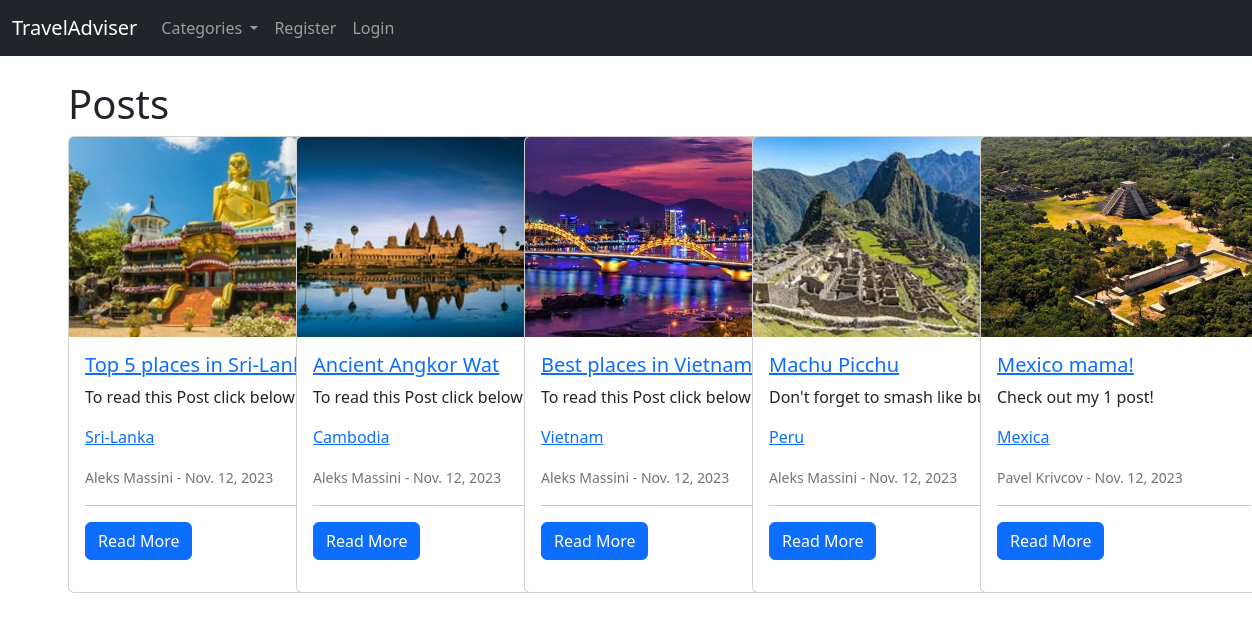
/, run on an earlier commit of the app's database.
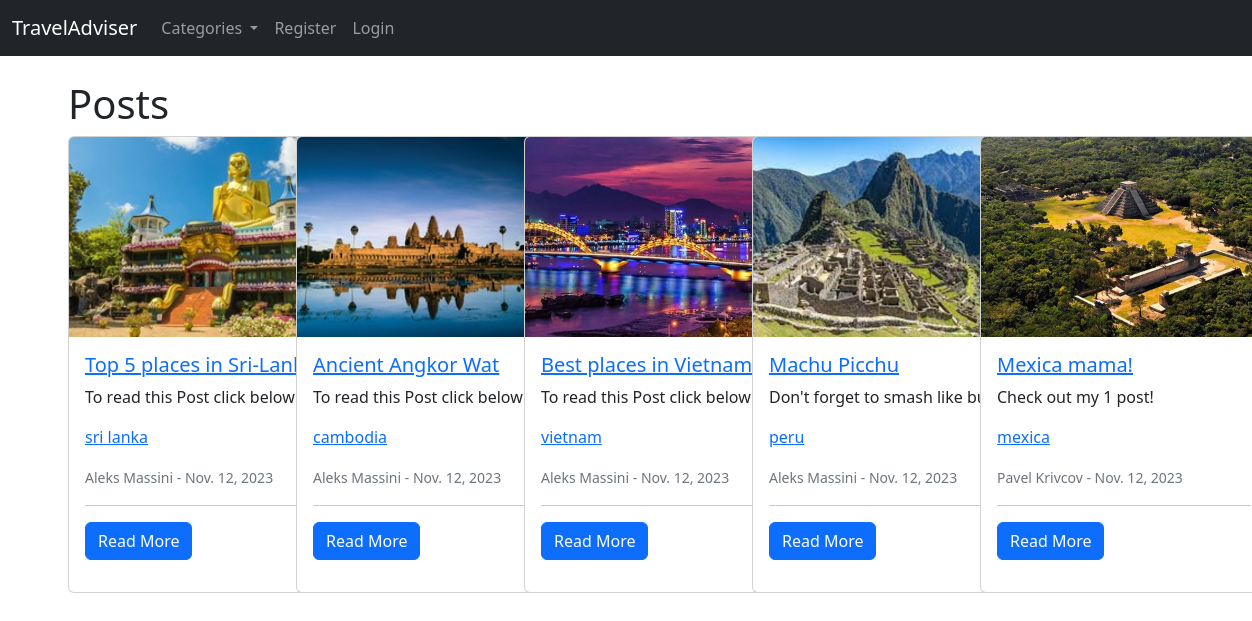
And on a later commit of the database.
### theblog/models.py (models this page shows, shortened)
class Post(models.Model):
    title = models.CharField(max_length=255)
    header_image = models.ImageField(null=True, blank=True, upload_to='images/content')
    title_tag = models.CharField(max_length=255)
    author = models.ForeignKey(User, on_delete=models.CASCADE)
    body = RichTextField(blank=True, null=True)
    post_date = models.DateField(auto_now_add=True)
    category = models.CharField(max_length=255, default='Vietnam')
    likes = models.ManyToManyField(User, related_name='blog_posts')
    snippet = models.CharField(max_length=255)

### theblog/views.py (the view)
# urls.py: path('', HomeView.as_view(), name='home'),
class HomeView(ListView):
    model = Post
    template_name = 'home.html'
    ordering = ['-post_date']
    def get_context_data(self, *args, **kwargs):
        cat_menu = Category.objects.all()
        context = super(HomeView, self).get_context_data(*args, **kwargs)
        context['cat_menu'] = cat_menu
        return context

### theblog/models.py (called while the page is built)
    def __str__(self):
        return self.name

### theblog/templates/home.html (shortened to what this page needs)
{% extends 'base.html' %}
{% load static %}
{% block content %}
  <h1>Posts</h1>
  <div class="row row-cols-1 row-cols-sm-2 row-cols-md-3 row-cols-lg-4 row-cols-xl-5 g-10">
    {% for post in object_list %}
      <div class="col">
        <div class="card" style="width: 18rem;">
          {% if post.header_image %}
            <img src="{{ post.header_image.url }}" class="card-img-top mx-auto d-block img-fluid" alt="{{ post.title }}" style="width: 300px; height: 200px; object-fit: cover;">
          {% else %}
            <img src="{% static 'theblog/images/empty-photo.jpg' %}" class="card-img-top mx-auto d-block img-fluid" alt="Default Image" style="width: 300px; height: 200px; object-fit: cover;">
          {% endif %}
          <div class="card-body">
            <h5 class="card-title">
              <a href="{% url 'article-detail' post.pk %}">{{ post.title }}</a>
            </h5>
            <p class="card-text">{{ post.snippet }}</p>
            <p class="card-text">
              <a href="{% url 'category' post.category|slugify %}">{{ post.category }}</a>
            </p>
            <small class="text-muted">
              {{ post.author.first_name }} {{ post.author.last_name }} - {{ post.post_date }}
            </small>
            <p><hr>
              <a href="{% url 'article-detail' post.pk %}" class="btn btn-primary">Read More</a>
            </p>
          </div>
        </div>
      </div>
    {% endfor %}
  </div>
{% endblock %}

### theblog/templates/base.html (shortened to what this page needs)
<!doctype html>
<html lang="en">
<head>
    <link href="https://cdn.jsdelivr.net/npm/bootstrap@5.2.3/dist/css/bootstrap.min.css" rel="stylesheet">
</head>
<body>
    <nav class="navbar navbar-expand-lg navbar-dark bg-dark">
        <div class="container-fluid">
            <a class="navbar-brand" href="{% url 'home' %}">TravelAdviser</a>
            <div class="collapse navbar-collapse" id="navbarSupportedContent">
                <ul class="navbar-nav me-auto mb-2 mb-lg-0">
                    {% if cat_menu %}
                        <li class="nav-item dropdown">
                            <a class="nav-link dropdown-toggle" href="#" role="button" data-bs-toggle="dropdown" aria-expanded="false">
                                Categories
                            </a>
                        </li>
                    {% else %}
                        <li class="nav-item">
                            <a class="nav-link" href="{% url 'category-list' %}">Categories</a>
                        </li>
                    {% endif %}
                    {% if user.is_authenticated %}
                        <li class="nav-item">
                            <a class="nav-link" href="{% url 'add_post' %}">Add Post</a>
                        </li>
                        <li class="nav-item">
                            <a class="nav-link" href="{% url 'add_category' %}">Add Category</a>
                        </li>
                    {% else %}
                        <li class="nav-item">
                            <a class="nav-link" href="{% url 'register' %}">Register</a>
                        </li>
                        <li class="nav-item">
                            <a class="nav-link" href="{% url 'login' %}">Login</a>
                        </li>
                    {% endif %}
                </ul>
            </div>
        </div>
    </nav>
    <br/>
    <div class="container">
        {% block content %}
        {% endblock %}
    </div>
</body>
</html>

What changed in the data, as far as the page shows it:
changed Post "Top 5 places in Sri-Lanka": category "Sri-Lanka" → "sri lanka"
changed Post "Ancient Angkor Wat": category "Cambodia" → "cambodia"
changed Post "Best places in Vietnam": category "Vietnam" → "vietnam"
changed Post "Machu Picchu": category "Peru" → "peru"
changed Post "Check out my 1 post!": title "Mexico mama!" → "Mexica mama!"; category "Mexica" → "mexica"
